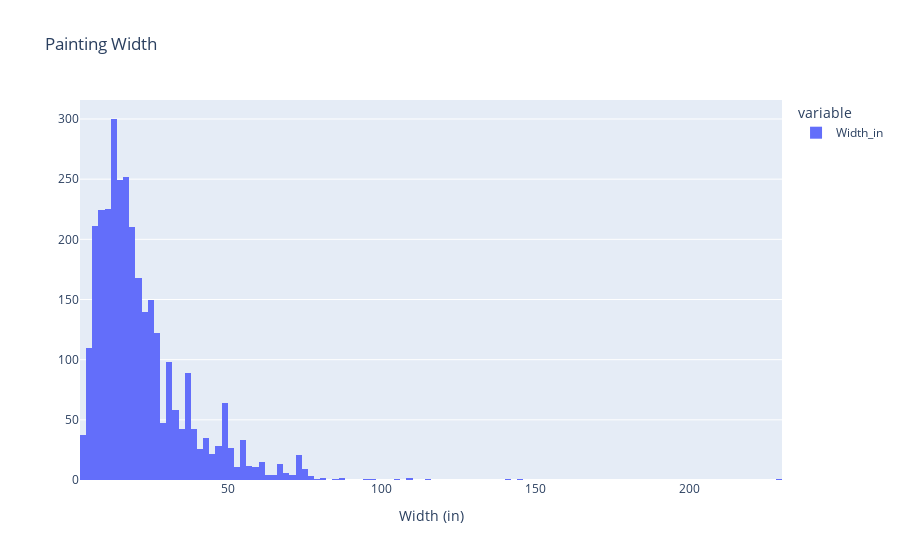
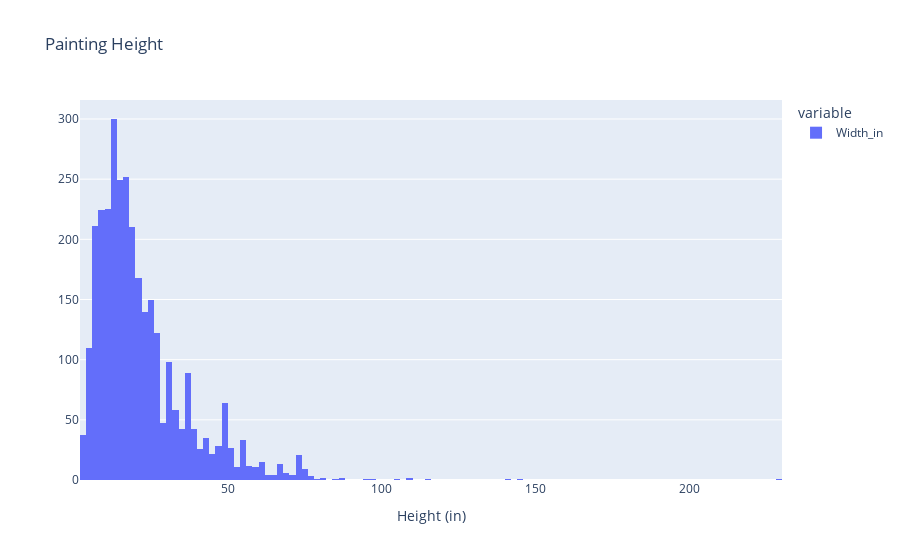

Here is the notebook cell these charts were saved with, in order:
### Markdown cell above
**Q1** Make historgrams of the height and width of all the paintings in the data set. You should be able to recreate the plots from the lecture without looking at the code.

Don't forget to change the values into floats like we did in the lecture!

### Code cell
DF['Width_in'] = DF['Width_in'].astype('float32')
DF['Height_in'] = DF['Height_in'].astype('float32')

fig_w = px.histogram(
    DF,
    x=['Width_in'],
    title='Painting Width',
)
fig_w.update_layout(
    xaxis_title='Width (in)',
    yaxis_title=None
)

fig_h = px.histogram(
    DF,
    x=['Width_in'],
    title='Painting Height',
)
fig_h.update_layout(
    xaxis_title='Height (in)',
    yaxis_title=None
)

fig_w.show()
fig_h.show()

### Figure 1 — Plotly figure (JSON) as saved in the notebook; plotly's stock layout.template omitted (floating-point values rounded to 4 significant figures; data arrays with more than 128 entries replaced by an {"elided": "..."} marker saying what was removed)
{"data": [{"alignmentgroup": "True", "bingroup": "x", "hovertemplate": "variable=Width_in<br>value=%{x}<br>count=%{y}<extra></extra>", "legendgroup": "Width_in", "marker": {"color": "#636efa", "pattern": {"shape": ""}}, "name": "Width_in", "offsetgroup": "Width_in", "orientation": "v", "showlegend": true, "type": "histogram", "x": {"elided": "3393 float values"}, "xaxis": "x", "yaxis": "y"}], "layout": {"autosize": true, "barmode": "relative", "legend": {"title": {"text": "variable"}, "tracegroupgap": 0}, "title": {"text": "Painting Width"}, "xaxis": {"anchor": "y", "autorange": true, "domain": [0, 1], "range": [2, 230], "title": {"text": "Width (in)"}, "type": "linear"}, "yaxis": {"anchor": "x", "autorange": true, "domain": [0, 1], "range": [0, 315.8], "title": {}}}}

### Figure 2 — Plotly figure (JSON) as saved in the notebook; plotly's stock layout.template omitted (floating-point values rounded to 4 significant figures; data arrays with more than 128 entries replaced by an {"elided": "..."} marker saying what was removed)
{"data": [{"alignmentgroup": "True", "bingroup": "x", "hovertemplate": "variable=Width_in<br>value=%{x}<br>count=%{y}<extra></extra>", "legendgroup": "Width_in", "marker": {"color": "#636efa", "pattern": {"shape": ""}}, "name": "Width_in", "offsetgroup": "Width_in", "orientation": "v", "showlegend": true, "type": "histogram", "x": {"elided": "3393 float values"}, "xaxis": "x", "yaxis": "y"}], "layout": {"autosize": true, "barmode": "relative", "legend": {"title": {"text": "variable"}, "tracegroupgap": 0}, "title": {"text": "Painting Height"}, "xaxis": {"anchor": "y", "autorange": true, "domain": [0, 1], "range": [2, 230], "title": {"text": "Height (in)"}, "type": "linear"}, "yaxis": {"anchor": "x", "autorange": true, "domain": [0, 1], "range": [0, 315.8], "title": {}}}}
